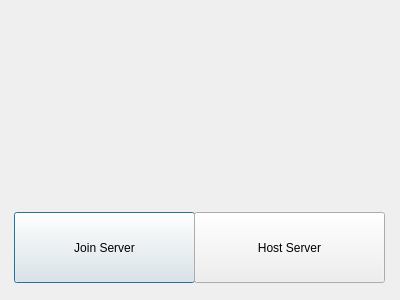
<?xml version="1.0" encoding="UTF-8"?>
<ui version="4.0">
 <class>MenuWindow</class>
 <widget class="QDialog" name="MenuWindow">
  <property name="geometry">
   <rect>
    <x>0</x>
    <y>0</y>
    <width>400</width>
    <height>300</height>
   </rect>
  </property>
  <property name="windowTitle">
   <string>Menu</string>
  </property>
  <widget class="QPushButton" name="joinButton">
   <property name="geometry">
    <rect>
     <x>14</x>
     <y>212</y>
     <width>181</width>
     <height>71</height>
    </rect>
   </property>
   <property name="text">
    <string>Join Server</string>
   </property>
  </widget>
  <widget class="QPushButton" name="hostButton">
   <property name="geometry">
    <rect>
     <x>194</x>
     <y>212</y>
     <width>191</width>
     <height>71</height>
    </rect>
   </property>
   <property name="text">
    <string>Host Server</string>
   </property>
  </widget>
  <widget class="QLabel" name="label">
   <property name="geometry">
    <rect>
     <x>0</x>
     <y>0</y>
     <width>401</width>
     <height>301</height>
    </rect>
   </property>
   <property name="text">
    <string/>
   </property>
   <property name="pixmap">
    <pixmap resource="resources.qrc">:/pics/menuPic.png</pixmap>
   </property>
   <property name="scaledContents">
    <bool>true</bool>
   </property>
  </widget>
  <zorder>label</zorder>
  <zorder>joinButton</zorder>
  <zorder>hostButton</zorder>
 </widget>
 <resources>
  <include location="resources.qrc"/>
 </resources>
 <connections/>
</ui>
